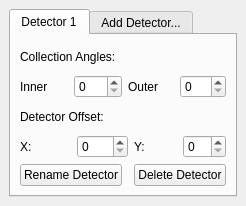
<?xml version="1.0" encoding="UTF-8"?>
<ui version="4.0">
 <class>DetectorConfig</class>
 <widget class="QDockWidget" name="DetectorConfig">
  <property name="geometry">
   <rect>
    <x>0</x>
    <y>0</y>
    <width>234</width>
    <height>206</height>
   </rect>
  </property>
  <property name="windowTitle">
   <string>Detector Config</string>
  </property>
  <widget class="QWidget" name="dockWidgetContents">
   <layout class="QGridLayout" name="gridLayout">
    <item row="0" column="0">
     <widget class="QTabWidget" name="tabWidget">
      <property name="sizePolicy">
       <sizepolicy hsizetype="MinimumExpanding" vsizetype="MinimumExpanding">
        <horstretch>0</horstretch>
        <verstretch>0</verstretch>
       </sizepolicy>
      </property>
      <property name="currentIndex">
       <number>0</number>
      </property>
      <widget class="QWidget" name="Detector1">
       <attribute name="title">
        <string>Detector 1</string>
       </attribute>
       <layout class="QGridLayout" name="gridLayout_18">
        <item row="0" column="0">
         <layout class="QGridLayout" name="gridLayout_10">
          <item row="0" column="0">
           <layout class="QGridLayout" name="gridLayout_9">
            <item row="0" column="0" colspan="2">
             <widget class="QLabel" name="label_89">
              <property name="text">
               <string>Collection Angles:</string>
              </property>
             </widget>
            </item>
            <item row="1" column="0">
             <layout class="QHBoxLayout" name="horizontalLayout_8">
              <item>
               <widget class="QLabel" name="label_94">
                <property name="text">
                 <string>Inner</string>
                </property>
               </widget>
              </item>
              <item>
               <widget class="QSpinBox" name="DetectorInnerAngle"/>
              </item>
             </layout>
            </item>
            <item row="1" column="1" colspan="2">
             <layout class="QHBoxLayout" name="horizontalLayout_4">
              <item>
               <widget class="QLabel" name="label_93">
                <property name="text">
                 <string>Outer</string>
                </property>
               </widget>
              </item>
              <item>
               <widget class="QSpinBox" name="DetectorOuterAngle"/>
              </item>
             </layout>
            </item>
            <item row="2" column="0" colspan="2">
             <widget class="QLabel" name="label_90">
              <property name="text">
               <string>Detector Offset:</string>
              </property>
             </widget>
            </item>
            <item row="3" column="0" colspan="2">
             <layout class="QHBoxLayout" name="horizontalLayout">
              <item>
               <widget class="QLabel" name="label_91">
                <property name="text">
                 <string>X: </string>
                </property>
               </widget>
              </item>
              <item>
               <widget class="QSpinBox" name="DetectorOffsetX"/>
              </item>
             </layout>
            </item>
            <item row="3" column="2">
             <layout class="QHBoxLayout" name="horizontalLayout_2">
              <item>
               <widget class="QLabel" name="label_92">
                <property name="text">
                 <string>Y: </string>
                </property>
               </widget>
              </item>
              <item>
               <widget class="QSpinBox" name="DetectorOffsetY"/>
              </item>
             </layout>
            </item>
            <item row="4" column="0">
             <widget class="QPushButton" name="pushButton_8">
              <property name="text">
               <string>Rename Detector</string>
              </property>
             </widget>
            </item>
            <item row="4" column="2">
             <widget class="QPushButton" name="pushButton_9">
              <property name="text">
               <string>Delete Detector</string>
              </property>
             </widget>
            </item>
           </layout>
          </item>
         </layout>
        </item>
       </layout>
      </widget>
      <widget class="QWidget" name="tab_2">
       <attribute name="title">
        <string>Add Detector...</string>
       </attribute>
      </widget>
     </widget>
    </item>
   </layout>
  </widget>
 </widget>
 <resources/>
 <connections/>
</ui>
